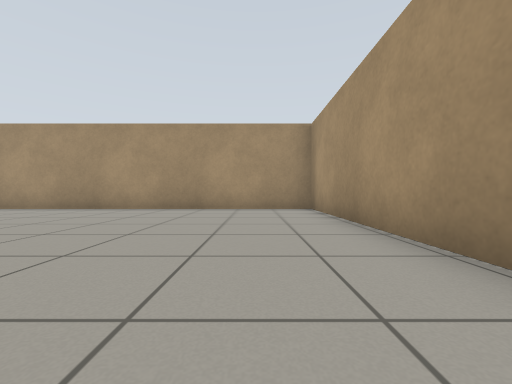
view 1 (above)

12 first-person views from a walk through a world built for the Gazebo simulator. The camera is 0.5 m above the floor, looks level and sees 90° across. The floor is counted in squares, 1 m on a side. Each view is taken from the middle of a square. On the plan, view 1 faces up. The plan holds only what a view shows up to about 9 squares ahead; the rest is blank.

view 2
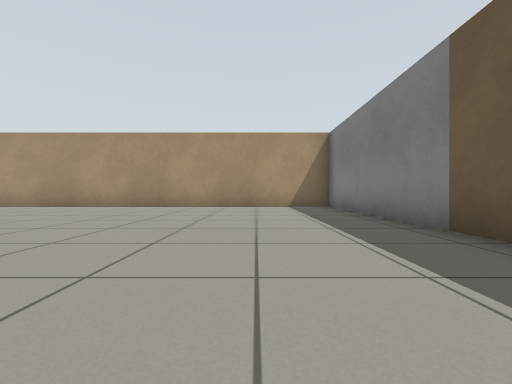

view 3
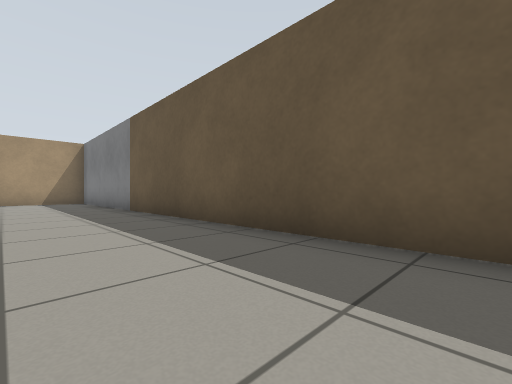

view 4
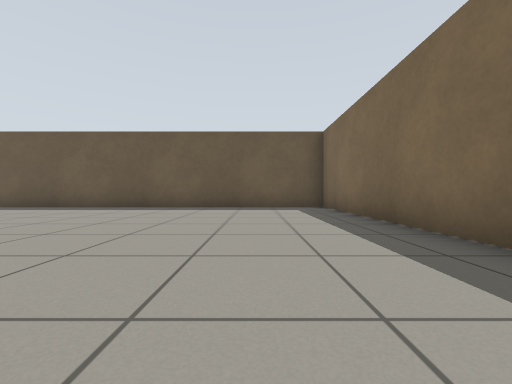

view 5
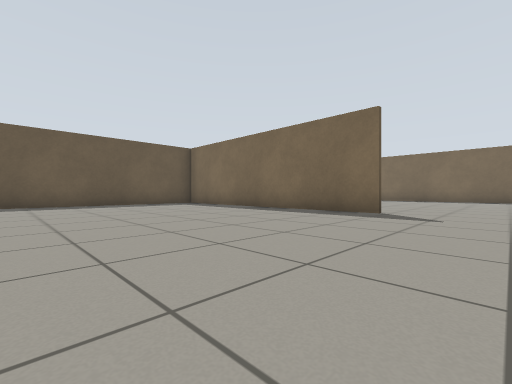

view 6
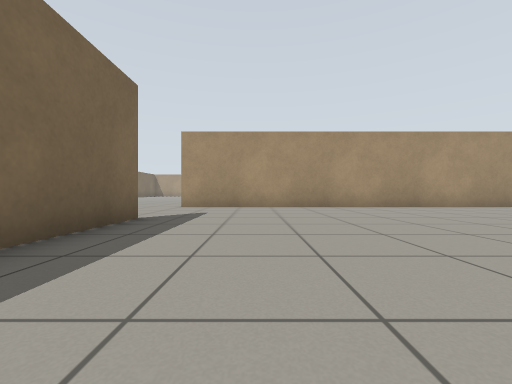

view 7
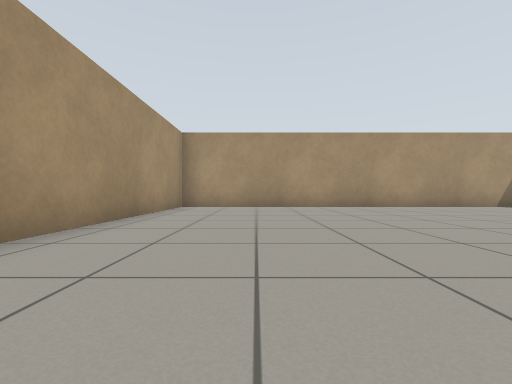

view 8
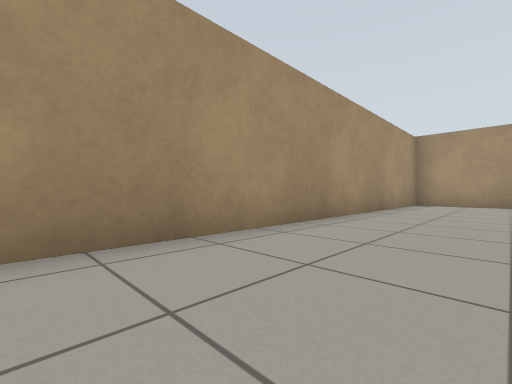

view 9
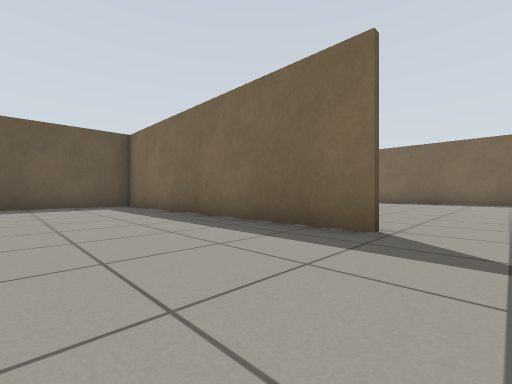

view 10
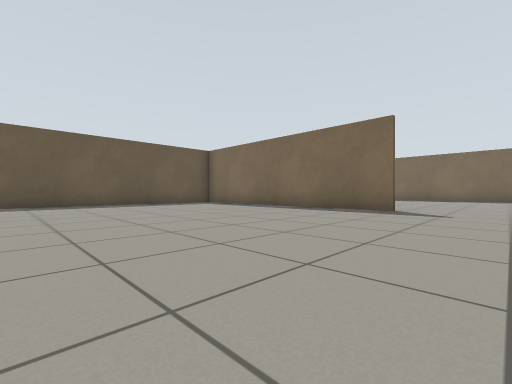

view 11
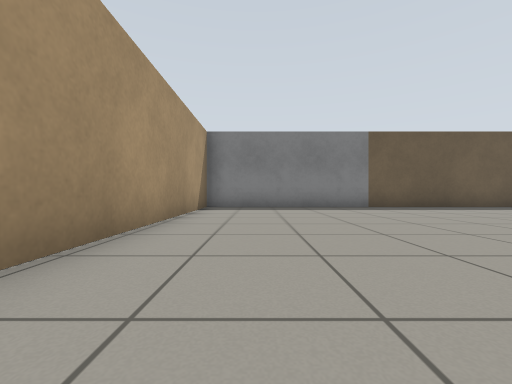

view 12
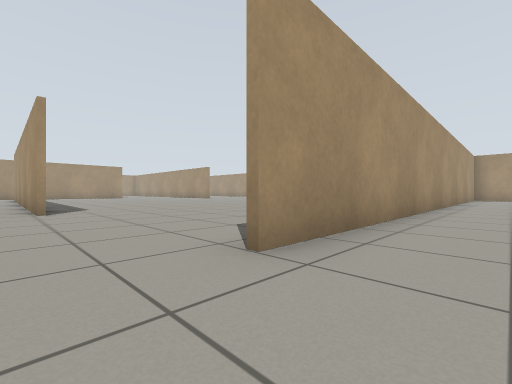

### Floor plan
Points are (right, up) in squares from view 1. A wall is a line through its corners. A room is listed if a view was taken in it or the views show most of it. See-through windows are left out.
Room 1 (views 1, 2, 3, 4, 5, 6, 7, 8, 9, 10, 11)
walls: (-15.2, 3.9) (-15.2, -4.5) (1.6, -4.5) (1.6, 7.5) (-15.5, 7.5)
ways out: opening at (-15.2, 5.5) to room 2
Room 2 (view 12)
walls: (-16.5, 13.1) (-16.5, 18)
ways out: opening at (-15.2, 5.5) to room 1

Where each view was taken, in squares from view 1:
view 1: 0 up, 0 right, facing up
view 2: 2 down, 7 left, facing right
view 3: 2 down, 11 left, facing down-right
view 4: 4 up, 13 left, facing down
view 5: 6 up, 9 left, facing down-left
view 6: 1 down, 13 left, facing up
view 7: 5 up, 7 left, facing right
view 8: 5 up, 9 left, facing up-right
view 9: 5 up, 12 left, facing down-left
view 10: 6 up, 8 left, facing down-left
view 11: 4 up, 0 right, facing down
view 12: 6 up, 17 left, facing up-right
